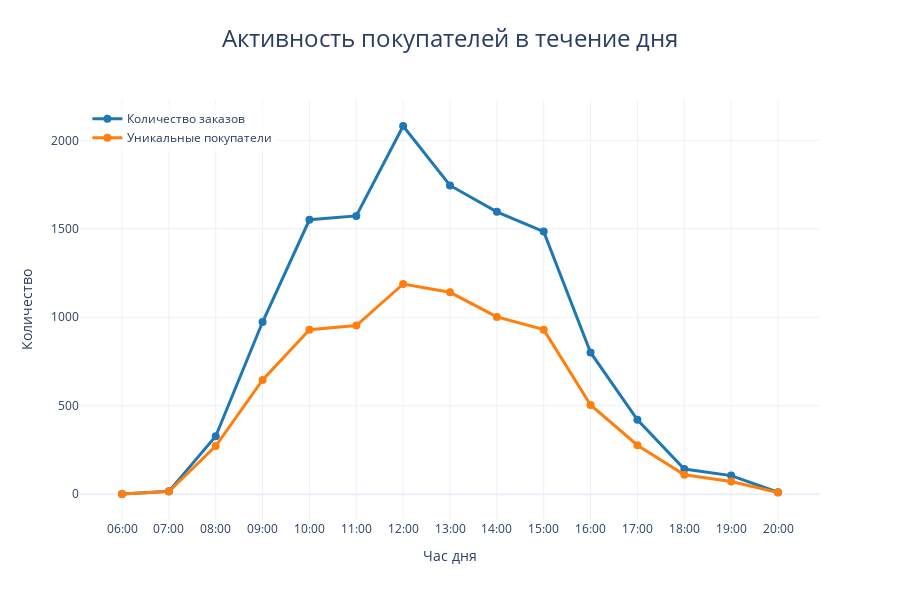

The notebook cell saved with this chart:
### Code cell
# Создаем интерактивный график по часам
fig1 = go.Figure()

fig1.add_trace(go.Scatter(
    x=hourly_stats['hour'],
    y=hourly_stats['order_id'],
    name='Количество заказов',
    line=dict(color='#1f77b4', width=3),
    mode='lines+markers',
    marker=dict(size=8, symbol='circle')
))

fig1.add_trace(go.Scatter(
    x=hourly_stats['hour'],
    y=hourly_stats['customer_id'],
    name='Уникальные покупатели',
    line=dict(color='#ff7f0e', width=3),
    mode='lines+markers',
    marker=dict(size=8, symbol='circle')
))

fig1.update_layout(
    title={
        'text': 'Активность покупателей в течение дня',
        'y':0.95,
        'x':0.5,
        'xanchor': 'center',
        'yanchor': 'top',
        'font': dict(size=24)
    },
    xaxis_title='Час дня',
    yaxis_title='Количество',
    template='plotly_white',
    hovermode='x unified',
    legend=dict(
        yanchor="top",
        y=0.99,
        xanchor="left",
        x=0.01,
        bgcolor='rgba(255, 255, 255, 0.8)'
    ),
    height=600
)

fig1.update_xaxes(ticktext=['{}:00'.format(str(i).zfill(2)) for i in range(24)],
                  tickvals=list(range(24)))

### Figure 1 — Plotly figure (JSON) as saved in the notebook; plotly's stock layout.template omitted (floating-point values rounded to 4 significant figures)
{"data": [{"line": {"color": "#1f77b4", "width": 3}, "marker": {"size": 8, "symbol": "circle"}, "mode": "lines+markers", "name": "Количество заказов", "type": "scatter", "x": [6, 7, 8, 9, 10, 11, 12, 13, 14, 15, 16, 17, 18, 19, 20], "y": [1, 16, 327, 973, 1551, 1573, 2081, 1745, 1596, 1484, 801, 420, 142, 105, 11]}, {"line": {"color": "#ff7f0e", "width": 3}, "marker": {"size": 8, "symbol": "circle"}, "mode": "lines+markers", "name": "Уникальные покупатели", "type": "scatter", "x": [6, 7, 8, 9, 10, 11, 12, 13, 14, 15, 16, 17, 18, 19, 20], "y": [1, 15, 272, 646, 930, 953, 1188, 1141, 1002, 930, 504, 277, 110, 72, 9]}], "layout": {"height": 600, "hovermode": "x unified", "legend": {"bgcolor": "rgba(255, 255, 255, 0.8)", "x": 0.01, "xanchor": "left", "y": 0.99, "yanchor": "top"}, "title": {"font": {"size": 24}, "text": "Активность покупателей в течение дня", "x": 0.5, "xanchor": "center", "y": 0.95, "yanchor": "top"}, "xaxis": {"ticktext": ["00:00", "01:00", "02:00", "03:00", "04:00", "05:00", "06:00", "07:00", "08:00", "09:00", "10:00", "11:00", "12:00", "13:00", "14:00", "15:00", "16:00", "17:00", "18:00", "19:00", "20:00", "21:00", "22:00", "23:00"], "tickvals": [0, 1, 2, 3, 4, 5, 6, 7, 8, 9, 10, 11, 12, 13, 14, 15, 16, 17, 18, 19, 20, 21, 22, 23], "title": {"text": "Час дня"}}, "yaxis": {"title": {"text": "Количество"}}}}
